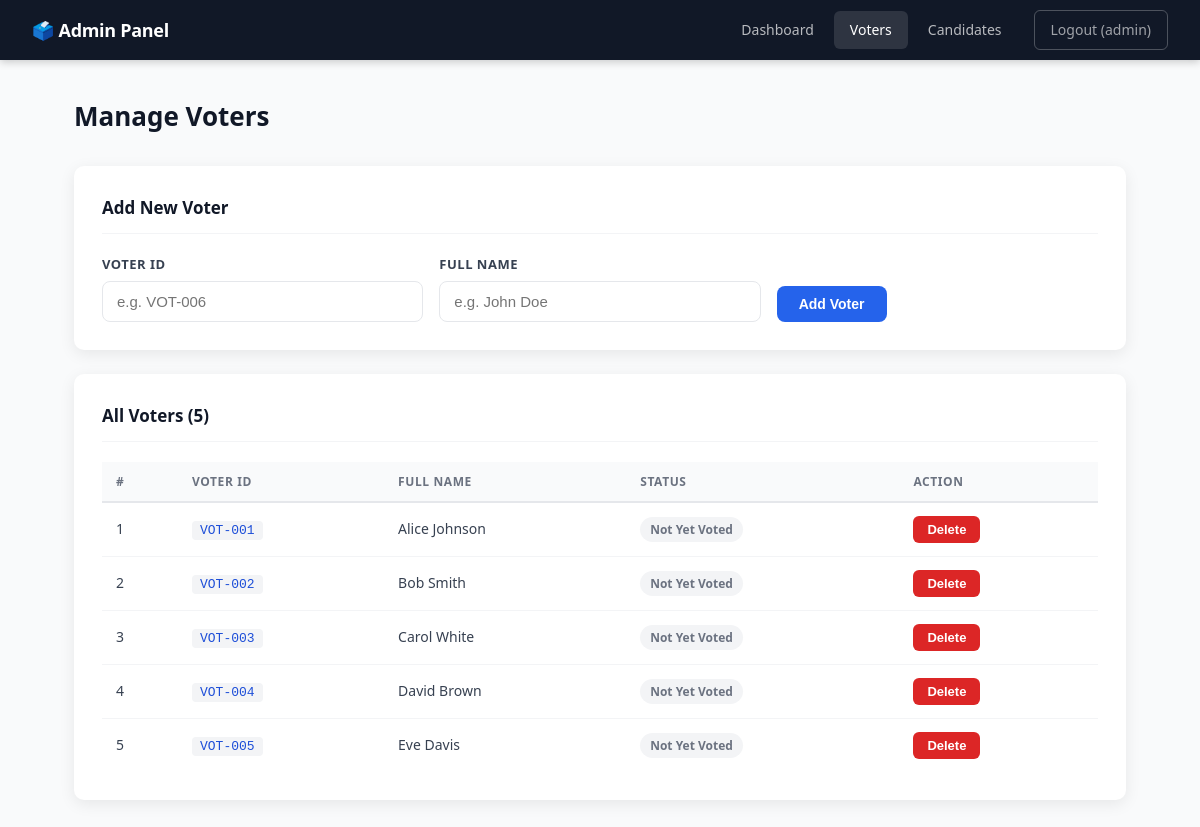
Screenshot of /admin/voters.php (signed in) with the database file from the repository.
### tables this page shows
CREATE TABLE IF NOT EXISTS voters (
    id INT AUTO_INCREMENT PRIMARY KEY,
    voter_id VARCHAR(20) NOT NULL UNIQUE,
    full_name VARCHAR(100) NOT NULL,
    has_voted TINYINT(1) DEFAULT 0
);

### admin/voters.php (the view, shortened to what this page needs)
<?php
$conn = getConnection();
$voters = $conn->query("SELECT * FROM voters ORDER BY voter_id");
?>
<!DOCTYPE html>
<html lang="en">
<head>
    <link rel="stylesheet" href="../css/style.css">
</head>
<body class="admin-body">
<?php include 'navbar.php'; ?>
<div class="admin-content">
    <h1 class="page-title">Manage Voters</h1>
    <div class="admin-card">
        <h2>Add New Voter</h2>
        <form method="POST" action="voters.php" class="inline-form">
            <div class="form-row">
                <div class="form-group">
                    <label>Voter ID</label>
                    <input type="text" name="voter_id" placeholder="e.g. VOT-006" required>
                </div>
                <div class="form-group">
                    <label>Full Name</label>
                    <input type="text" name="full_name" placeholder="e.g. John Doe" required>
                </div>
                <div class="form-group form-group-btn">
                    <button type="submit" class="btn btn-primary">Add Voter</button>
                </div>
            </div>
        </form>
    </div>
    <div class="admin-card">
        <h2>All Voters (<?= $voters->num_rows ?>)</h2>
        <?php if ($voters->num_rows === 0): ?>
            <div class="alert alert-info">No voters registered yet.</div>
        <?php else: ?>
            <div class="table-responsive">
                <table class="data-table">
                    <thead>
                        <tr>
                            <th>#</th>
                            <th>Voter ID</th>
                            <th>Full Name</th>
                            <th>Status</th>
                            <th>Action</th>
                        </tr>
                    </thead>
                    <tbody>
                        <?php $i = 1; while ($v = $voters->fetch_assoc()): ?>
                            <tr>
                                <td><?= $i++ ?></td>
                                <td><code><?= htmlspecialchars($v['voter_id']) ?></code></td>
                                <td><?= htmlspecialchars($v['full_name']) ?></td>
                                <td>
                                    <?php if ($v['has_voted']): ?>
                                        <span class="badge badge-success">Voted</span>
                                    <?php else: ?>
                                        <span class="badge badge-pending">Not Yet Voted</span>
                                    <?php endif; ?>
                                </td>
                                <td>
                                    <form method="POST" action="voters.php" onsubmit="return confirm('Delete this voter? Their votes will also be removed.')">
                                        <button type="submit" class="btn btn-danger btn-sm">Delete</button>
                                    </form>
                                </td>
                            </tr>
                        <?php endwhile; ?>
                    </tbody>
                </table>
            </div>
        <?php endif; ?>
    </div>
</div>
</body>
</html>

### admin/navbar.php
<nav class="admin-nav">
    <div class="nav-brand">🗳️ Admin Panel</div>
    <div class="nav-links">
        <a href="dashboard.php" <?= basename($_SERVER['PHP_SELF']) === 'dashboard.php' ? 'class="active"' : '' ?>>Dashboard</a>
        <a href="voters.php"    <?= basename($_SERVER['PHP_SELF']) === 'voters.php'    ? 'class="active"' : '' ?>>Voters</a>
        <a href="candidates.php" <?= basename($_SERVER['PHP_SELF']) === 'candidates.php' ? 'class="active"' : '' ?>>Candidates</a>
        <a href="logout.php" class="nav-logout">Logout (<?= htmlspecialchars($_SESSION['admin_user']) ?>)</a>
    </div>
</nav>

### css/style.css (style rules this page uses)
*, *::before, *::after { box-sizing: border-box; margin: 0; padding: 0; }
:root { --primary: #2563eb; --primary-dark: #1d4ed8; --primary-light:#eff6ff; --success: #16a34a; --success-light:#f0fdf4; --danger: #dc2626; --danger-light: #fef2f2; --warning: #d97706; --warning-light:#fffbeb; --info: #0891b2; --info-light: #ecfeff; --gray-50: #f9fafb; --gray-100: #f3f4f6; --gray-200: #e5e7eb; --gray-300: #d1d5db; --gray-400: #9ca3af; --gray-500: #6b7280; --gray-700: #374151; --gray-900: #111827; --white: #ffffff; --radius: 10px; --shadow: 0 4px 16px rgba(0,0,0,0.08); --shadow-lg: 0 8px 32px rgba(0,0,0,0.12); }
body { font-family: 'Segoe UI', system-ui, -apple-system, sans-serif; font-size: 15px; color: var(--gray-700); line-height: 1.6; min-height: 100vh; }
a { color: var(--primary); text-decoration: none; }
.form-group { margin-bottom: 20px; }
.form-group label { display: block; font-size: 13px; font-weight: 600; color: var(--gray-700); margin-bottom: 6px; text-transform: uppercase; letter-spacing: .5px; }
.form-group input[type="text"], .form-group input[type="password"], .form-group select { width: 100%; padding: 11px 14px; border: 1.5px solid var(--gray-200); border-radius: 8px; font-size: 15px; color: var(--gray-900); background: var(--white); transition: border-color .15s; outline: none; }
.form-row { display: flex; gap: 16px; align-items: flex-end; flex-wrap: wrap; }
.form-row .form-group { flex: 1; min-width: 160px; margin-bottom: 0; }
.form-group-btn { flex: 0 0 auto; }
.btn { display: inline-block; padding: 10px 22px; border-radius: 8px; font-size: 14px; font-weight: 600; cursor: pointer; border: none; transition: background .15s, transform .1s; white-space: nowrap; text-align: center; }
.btn-primary { background: var(--primary); color: var(--white); }
.btn-danger { background: var(--danger); color: var(--white); }
.btn-sm { padding: 6px 14px; font-size: 13px; border-radius: 6px; }
.admin-body { background: var(--gray-50); min-height: 100vh; }
.admin-nav { background: var(--gray-900); color: var(--white); padding: 0 32px; display: flex; align-items: center; justify-content: space-between; height: 60px; position: sticky; top: 0; z-index: 100; box-shadow: 0 2px 8px rgba(0,0,0,0.2); }
.nav-brand { font-size: 18px; font-weight: 700; letter-spacing: -.3px; }
.nav-links { display: flex; align-items: center; gap: 4px; }
.nav-links a { color: rgba(255,255,255,0.70); padding: 8px 16px; border-radius: 6px; font-size: 14px; font-weight: 500; transition: background .15s, color .15s; }
.nav-links a:hover, .nav-links a.active { background: rgba(255,255,255,0.12); color: var(--white); text-decoration: none; }
.nav-logout { margin-left: 12px; border: 1px solid rgba(255,255,255,0.25) !important; color: rgba(255,255,255,0.60) !important; }
.admin-content { max-width: 1100px; margin: 0 auto; padding: 36px 24px 60px; }
.page-title { font-size: 26px; font-weight: 800; color: var(--gray-900); margin-bottom: 28px; }
.admin-card { background: var(--white); border-radius: var(--radius); padding: 28px; margin-bottom: 24px; box-shadow: var(--shadow); }
.admin-card h2 { font-size: 17px; font-weight: 700; color: var(--gray-900); margin-bottom: 20px; padding-bottom: 12px; border-bottom: 1px solid var(--gray-100); }
.table-responsive { overflow-x: auto; }
.data-table { width: 100%; border-collapse: collapse; font-size: 14px; }
.data-table th { background: var(--gray-50); color: var(--gray-500); font-size: 12px; font-weight: 700; text-transform: uppercase; letter-spacing: .6px; padding: 10px 14px; text-align: left; border-bottom: 2px solid var(--gray-200); }
.data-table td { padding: 13px 14px; border-bottom: 1px solid var(--gray-100); color: var(--gray-700); vertical-align: middle; }
.data-table tbody tr:last-child td { border-bottom: none; }
.data-table code { background: var(--gray-100); padding: 2px 8px; border-radius: 4px; font-size: 13px; font-family: 'Courier New', monospace; color: var(--primary-dark); }
.badge { display: inline-block; padding: 3px 10px; border-radius: 999px; font-size: 12px; font-weight: 600; }
.badge-pending { background: var(--gray-100); color: var(--gray-500); }

### rows the page displays
voters: voter "VOT-001", full_name "Alice Johnson", has_voted "Not Yet Voted"
voters: voter "VOT-002", full_name "Bob Smith", has_voted "Not Yet Voted"
voters: voter "VOT-003", full_name "Carol White", has_voted "Not Yet Voted"
voters: voter "VOT-004", full_name "David Brown", has_voted "Not Yet Voted"
voters: voter "VOT-005", full_name "Eve Davis", has_voted "Not Yet Voted"

### other values shown
$_SESSION['admin_user'] "admin"
$voters->num_rows "5"
